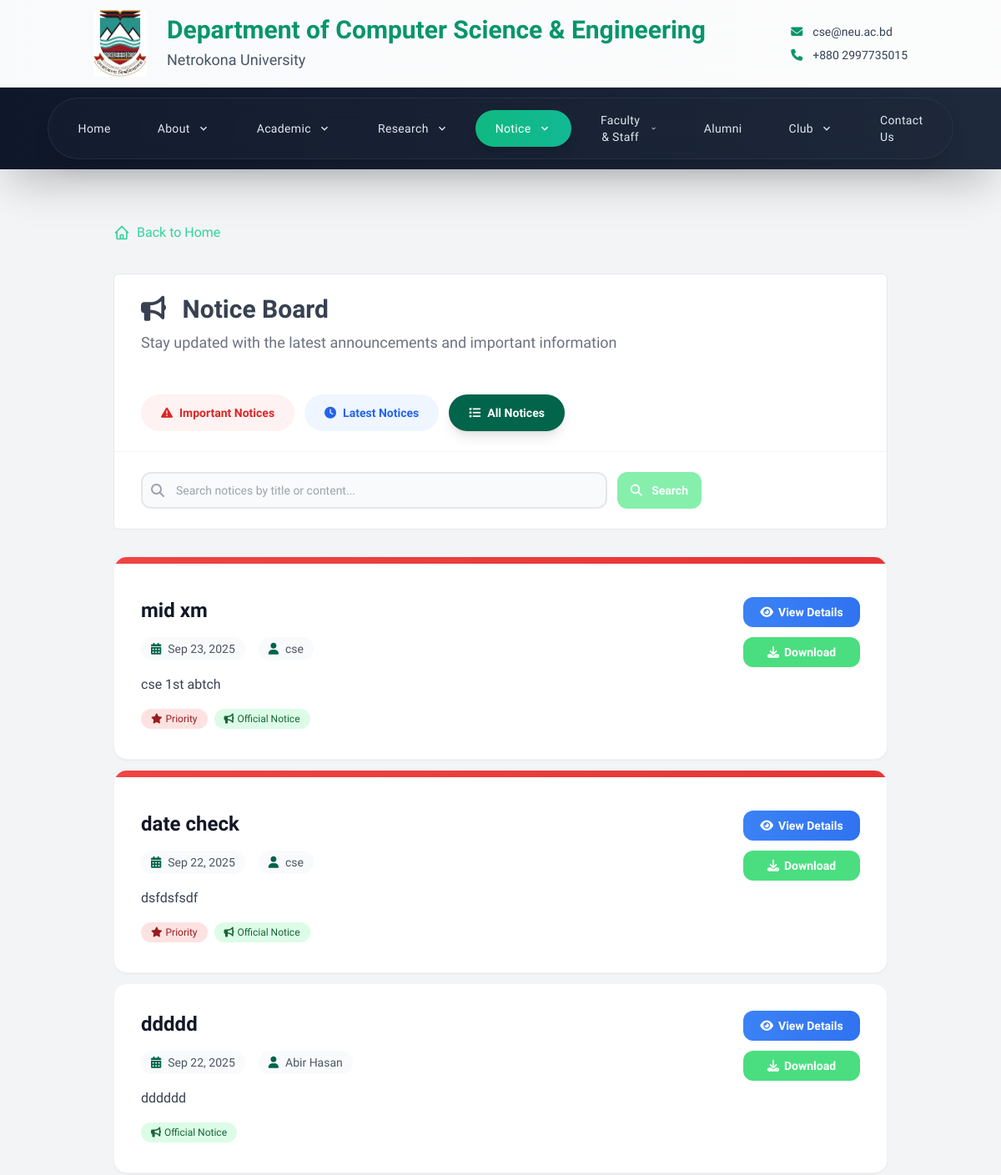
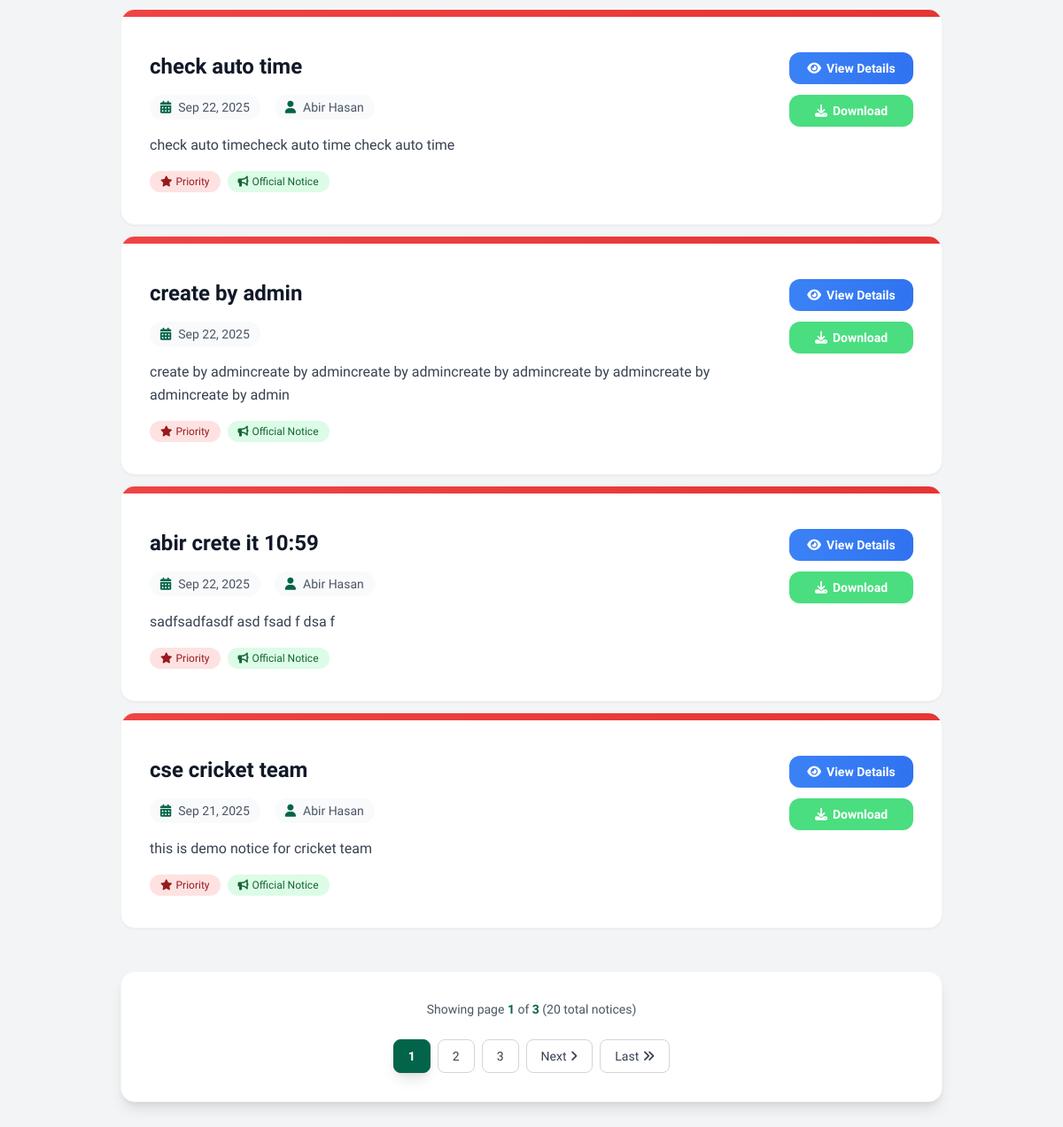
The page /notices/ on the database its author committed (2 pictures, top to bottom).
### cse_app/models.py (models this page shows, shortened)
class Notice_Board(models.Model):
    title = models.CharField(max_length=200)
    content = RichTextField()
    file = models.FileField(upload_to='notices/', blank=True, null=True)  # For download option
    created_at = models.DateTimeField(auto_now_add=True)
    updated_at = models.DateTimeField(auto_now=True)
    is_important = models.BooleanField(default=False)
    created_by = models.ForeignKey(User, on_delete=models.SET_NULL, null=True, blank=True)
    class Meta:
        ordering = ['-created_at']  # Newest first

### cse_app/views.py (the view)
# urls.py: path('notices/', views.notice_list, name='notice_list'),
def notice_list(request):
    notice_type = request.GET.get('type')
    search_query = request.GET.get('search', '').strip()
    notices = Notice_Board.objects.all()
    if notice_type == 'important':
        notices = notices.filter(is_important=True)
    elif notice_type == 'latest':
        notices = notices.order_by('-created_at')
    if search_query:
        notices = notices.filter(title__icontains=search_query)
    page_view, created = ViewCount.objects.get_or_create(page_name='notices')
    page_view.increment()
    paginator = Paginator(notices, 7)
    page_number = request.GET.get('page')
    page_obj = paginator.get_page(page_number)
    context = {
        'page_obj': page_obj,
        'notices': page_obj,  # This allows backward compatibility with existing template
        'notice_type': notice_type,
        'search_query': search_query,
    }
    return render(request, 'cse/notice_list.html', context)

### cse_app/context_processors.py (called while the page is built)
def scrolling_notice(request):
    notice = ScrollingNotice.objects.filter(is_active=True).first()
    return {'scrolling_notice': notice.text if notice else ''}

### cse_app/models.py (called while the page is built)
    def increment(self):
        self.count += 1
        self.save()

### templates/cse/notice_list.html (shortened to what this page needs)
{% extends '../base.html' %}
{% block content %}
<div class="min-h-screen bg-gray-100 to-indigo-50">
    <div class="max-w-7xl mx-auto px-4 sm:px-6 lg:px-8 py-8">
        <div class="mb-8">
    <div class="mb-8">
      <a href="{% url 'home' %}" class="inline-flex items-center text-emerald-400 hover:text-emerald-600 transition-colors duration-200">
        Back to Home
      </a>
    </div>
            <div class="bg-white rounded-md border border-gray-200 overflow-hidden">
                <div class="bg-gradient-to-r from-custom-green to-custom-green-hover px-8 py-6">
                    <h1 class="text-2xl md:text-3xl font-bold text-gray-700 mb-2">
                        <i class="fas fa-bullhorn mr-3"></i>
                        {% if notice_type == 'important' %}Important {% elif notice_type == 'latest' %}Latest {% endif %}Notice Board
                    </h1>
                    <p class="text-gray-500 text-lg">Stay updated with the latest announcements and important information</p>
                </div>
                <div class="px-8 py-6 bg-white border-b border-gray-100">
                    <div class="flex flex-wrap gap-3">
                        <a href="{% url 'notice_list' %}?type=important"
                           class="inline-flex items-center px-6 py-3 rounded-full text-sm font-semibold transition-all
                           duration-300 {% if notice_type == 'important' %}bg-red-500 text-white shadow-lg shadow-red-200{% else %}bg-red-50 text-red-600 hover:bg-red-100 hover:shadow-md{% endif %}">
                           <i class="fas fa-exclamation-triangle mr-2"></i>
                           Important Notices
                        </a>
                        <a href="{% url 'notice_list' %}?type=latest"
                           class="inline-flex items-center px-6 py-3 rounded-full text-sm font-semibold transition-all duration-300 {% if notice_type == 'latest' %}bg-blue-500 text-white shadow-lg shadow-blue-200{% else %}bg-blue-50 text-blue-600 hover:bg-blue-100 hover:shadow-md{% endif %}">
                           <i class="fas fa-clock mr-2"></i>
                           Latest Notices
                        </a>
                        <a href="{% url 'notice_list' %}"
                           class="inline-flex items-center px-6 py-3 rounded-full text-sm font-semibold
                            transition-all duration-300 {% if not notice_type %}bg-custom-green text-white
                            shadow-lg  text-custom-green hover:bg-green-100
                             hover:shadow-md{% endif %}">
                           <i class="fas fa-list mr-2"></i>
                           All Notices
                        </a>
                    </div>
                </div>
                <div class="px-8 py-6">
                    <form method="GET" class="max-w-2xl">
                        <div class="flex flex-col sm:flex-row gap-3">
                            <div class="flex-1 relative">
                                <div class="absolute inset-y-0 left-0 pl-3 flex items-center pointer-events-none">
                                </div>
                                <input type="text"
                                       name="search"
                                       value="{{ search_query }}"
                                       placeholder="Search notices by title or content..."
                                       class="w-full pl-10 pr-4 py-2.5 text-sm border-2 border-gray-200 rounded-xl focus:outline-none focus:border-custom-green focus:ring-4 focus:ring-green-100 transition-all duration-300 bg-gray-50 hover:bg-white">
                            </div>
                            <div class="flex gap-2">
                                <button type="submit"
                                        class="px-4 py-2.5 bg-green-300 to-custom-green-hover text-white text-sm font-semibold rounded-xl hover:shadow-lg hover:scale-105 focus:outline-none focus:ring-4 focus:ring-green-200 transition-all duration-300">
                                    <i class="fas fa-search mr-2"></i>
                                    Search
                                </button>
                            </div>
                        </div>
                    </form>
                </div>
            </div>
        </div>
        <div class="grid gap-3 lg:gap-3">
            {% for notice in page_obj %}
            <div class="group bg-white rounded-2xl shadow-sm hover:shadow-sm
            transition-all duration-100 border border-gray-100 overflow-hidden
             transform hover:-translate-y-1">
                <div class="relative">
                    {% if notice.is_important %}
                    <div class="absolute top-0 left-0 right-0 h-2 bg-gradient-to-r from-red-500 to-red-600"></div>
                    {% else %}
                    <div class="absolute top-0 left-0 right-0 h-2 bg-gradient-to-r from-custom-green to-blue-500"></div>
                    {% endif %}
                </div>
                <div class="p-8 {% if notice.is_important %}pt-12{% else %}pt-8{% endif %}">
                    <div class="flex flex-col lg:flex-row lg:items-start gap-6">
                        <div class="flex-1 min-w-0">
                            <h2 class="text-xl lg:text-2xl font-bold text-gray-900 mb-4 leading-tight group-hover:text-custom-green ">
                                <a href="{% url 'notice_detail' notice.id %}" class="hover:underline decoration-2 underline-offset-4">
                                    {{ notice.title }}
                                </a>
                            </h2>
                            <div class="flex flex-wrap items-center gap-4 mb-4 text-sm">
                                {% if notice.created_at %}
                                <div class="flex items-center text-gray-600 bg-gray-50 px-3 py-1 rounded-full">
                                    <i class="fas fa-calendar-alt mr-2 text-custom-green"></i>
                                    <span>{{ notice.created_at|date:"M d, Y" }}</span>
                                </div>
                                {% endif %}
                                {% if notice.created_by %}
                                <div class="flex items-center text-gray-600 bg-gray-50 px-3 py-1 rounded-full">
                                    <i class="fas fa-user mr-2 text-custom-green"></i>
                                    <span>{{ notice.created_by.get_full_name|default:notice.created_by.username }}</span>
                                </div>
                                {% endif %}
                            </div>
                            <div class="prose prose-gray prose-sm max-w-none">
                                <p class="text-gray-700 leading-relaxed line-clamp-3">
                                    {{ notice.content|striptags|truncatewords:35 }}
                                </p>
                            </div>
                            <div class="flex flex-wrap gap-2 mt-4">
                                {% if notice.is_important %}
                                <span class="inline-flex items-center px-3 py-1 rounded-full text-xs font-medium bg-red-100 text-red-800">
                                    <i class="fas fa-star mr-1"></i>
                                    Priority
                                </span>
                                {% endif %}
                                <span class="inline-flex items-center px-3 py-1 rounded-full text-xs font-medium bg-green-100 text-green-800">
                                    <i class="fas fa-bullhorn mr-1"></i>
                                    Official Notice
                                </span>
                            </div>
                        </div>
                        <div class="flex flex-row lg:flex-col gap-2 lg:gap-3 lg:ml-6">
                            <a href="{% url 'notice_detail' notice.id %}"
                               class="inline-flex items-center justify-center px-3 py-1.5 lg:px-4 lg:py-2 bg-gradient-to-r from-blue-500 to-blue-600 text-white text-xs lg:text-sm font-semibold rounded-xl hover:from-blue-600 hover:to-blue-700 hover:shadow-lg hover:scale-105 transition-all duration-300 min-w-[100px] lg:min-w-[140px] whitespace-nowrap">
                                <i class="fas fa-eye mr-1.5"></i>
                                View Details
                            </a>
                            {% if notice.file %}
                            <a href="{% url 'download_notice' notice.pk %}"
                               class="inline-flex items-center justify-center px-3 py-1.5 lg:px-4 lg:py-2 bg-green-400 text-white text-xs lg:text-sm font-semibold rounded-xl
                                hover:shadow-sm hover:scale-105 transition-all duration-200 min-w-[100px] lg:min-w-[140px] whitespace-nowrap">
                                <i class="fas fa-download mr-1.5"></i>
                                Download
                            </a>
                            {% endif %}
                        </div>
                    </div>
                </div>
            </div>
            {% endfor %}
        </div>
        {% if page_obj.paginator.num_pages > 1 %}
        <div class="mt-12">
            <div class="bg-white rounded-2xl shadow-lg border border-gray-100 p-8 ">
                <div class="text-center mb-6">
                    <p class="text-gray-600 text-sm">
                        Showing page <span class="font-semibold text-custom-green">{{ page_obj.number }}</span>
                        of <span class="font-semibold text-custom-green">{{ page_obj.paginator.num_pages }}</span>
                        ({{ page_obj.paginator.count }} total notices)
                    </p>
                </div>
                <div class="flex flex-wrap justify-center items-center gap-2">
                    {% for num in page_obj.paginator.page_range %}
                        {% if page_obj.number == num %}
                            <span class="inline-flex items-center px-4 py-2 text-sm font-bold text-white bg-custom-green border border-custom-green rounded-lg shadow-lg">
                                {{ num }}
                            </span>
                        {% elif num > page_obj.number|add:'-3' and num < page_obj.number|add:'3' %}
                            <a href="?page={{ num }}{% if notice_type %}&type={{ notice_type }}{% endif %}{% if search_query %}&search={{ search_query }}{% endif %}"
                               class="inline-flex items-center px-4 py-2 text-sm font-medium text-gray-700 bg-white border border-gray-300 rounded-lg hover:bg-gray-50 hover:border-gray-400 hover:text-custom-green transition-all duration-300 hover:shadow-md">
                                {{ num }}
                            </a>
                        {% elif num == page_obj.number|add:'-4' or num == page_obj.number|add:'4' %}
                            <span class="inline-flex items-center px-2 py-2 text-sm text-gray-400">
                                <i class="fas fa-ellipsis-h"></i>
                            </span>
                        {% endif %}
                    {% endfor %}
                    {% if page_obj.has_next %}
                        <a href="?page={{ page_obj.next_page_number }}{% if notice_type %}&type={{ notice_type }}{% endif %}{% if search_query %}&search={{ search_query }}{% endif %}"
                           class="inline-flex items-center px-4 py-2 text-sm font-medium text-gray-700 bg-white border border-gray-300 rounded-lg hover:bg-gray-50 hover:border-gray-400 transition-all duration-300 hover:shadow-md">
                            Next
                            <i class="fas fa-angle-right ml-1"></i>
                        </a>
                        <a href="?page={{ page_obj.paginator.num_pages }}{% if notice_type %}&type={{ notice_type }}{% endif %}{% if search_query %}&search={{ search_query }}{% endif %}"
                           class="inline-flex items-center px-4 py-2 text-sm font-medium text-gray-700 bg-white border border-gray-300 rounded-lg hover:bg-gray-50 hover:border-gray-400 transition-all duration-300 hover:shadow-md">
                            Last
                            <i class="fas fa-angle-double-right ml-1"></i>
                        </a>
                    {% endif %}
                </div>
            </div>
        </div>
        {% endif %}
    </div>
</div>
{% endblock %}

### templates/base.html (style rules this page uses)
* { font-family: 'Nunito Sans', -apple-system, BlinkMacSystemFont, 'Segoe UI', Roboto, Oxygen, Ubuntu, Cantarell, sans-serif; }
.font-semibold { font-weight: 600; }
.font-bold { font-weight: 700; }
:root { --custom-green: #02644A; --custom-green-hover: #00916a; }
.bg-custom-green { background-color: var(--custom-green); }
.text-custom-green { color: var(--custom-green); }
.border-custom-green { border-color: var(--custom-green); }
html { scroll-behavior: smooth; }
.line-clamp-3 { overflow: hidden; display: -webkit-box; -webkit-box-orient: vertical; -webkit-line-clamp: 3; }

### templates/Footer.html (style rules this page uses)
.bg-gradient-to-r { background-size: 200% 200%; animation: gradientShift 4s ease infinite; }

### rows shown on the page
Notice_Board: is_important True (drawn), title "mid xm", created_at "Sep 23, 2025", created_by.get_full_name "cse", content "cse 1st abtch", shows "Download"
Notice_Board: is_important True (drawn), title "date check", created_at "Sep 22, 2025", created_by.get_full_name "cse", content "dsfdsfsdf", shows "Download"
Notice_Board: title "ddddd", created_at "Sep 22, 2025", created_by.get_full_name "Abir Hasan", content "dddddd", shows "Download"
Notice_Board: is_important True (drawn), title "check auto time", created_at "Sep 22, 2025", created_by.get_full_name "Abir Hasan", content "check auto timecheck auto time check auto time", shows "Download"
Notice_Board: is_important True (drawn), title "create by admin", created_at "Sep 22, 2025", content "create by admincreate by admincreate by admincreate by admincreate by admincreate by admincreate by admin", shows "Download"
Notice_Board: is_important True (drawn), title "abir crete it 10:59", created_at "Sep 22, 2025", created_by.get_full_name "Abir Hasan", content "sadfsadfasdf asd fsad f dsa f", shows "Download"
Notice_Board: is_important True (drawn), title "cse cricket team", created_at "Sep 21, 2025", created_by.get_full_name "Abir Hasan", content "this is demo notice for cricket team", shows "Download"

### other values the page prints
{{ page_obj.number }} "1"
{{ page_obj.paginator.num_pages }} "3"
{{ page_obj.paginator.count }} "20"
{{ num }} "1"
{{ num }} "2" "3"
